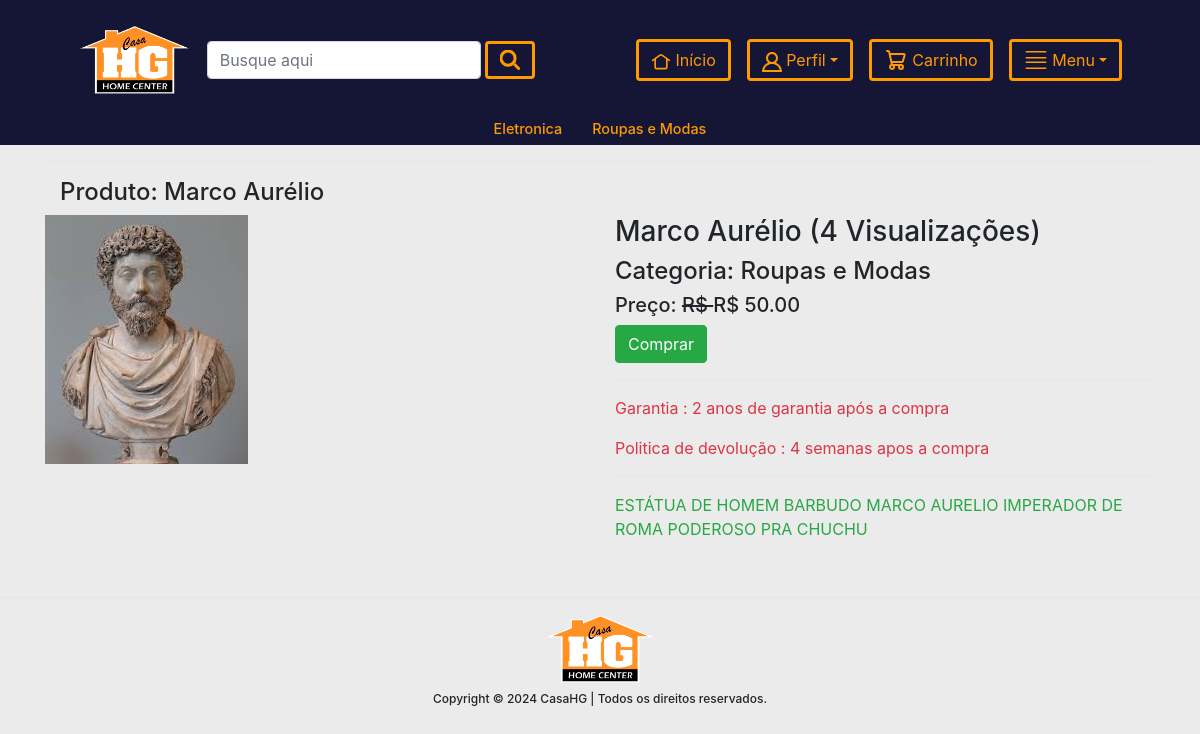
Page /produtos/Marco-Aurelio/ on the committed database.
### app/models.py (models this page shows, shortened)
class Empresa(models.Model):
    titulo = models.CharField(max_length=200)
    link = models.CharField(max_length=200,null=True,blank=True)
    image = models.ImageField(upload_to="empresas")

class Categoria(models.Model):
    titulo = models.CharField(max_length=200)
    slug = models.SlugField(unique=True)
    def __str__(self):
        return self.titulo

class Produto(models.Model):
    codigo = models.CharField(max_length=10) #codigo interno consistente com sistema
    descricao = models.CharField(max_length=200)
    codigo_GTIN = models.CharField(max_length=14) #se o produto não tiver codigo GTIN cadastrado, usar codigo interno
    preco_unitario_bruto = models.DecimalField(max_digits=10, decimal_places=2) #preço cheio, sem desconto
    desconto_dinheiro = models.DecimalField(max_digits=10, decimal_places=2) # em %, percentual de desconto para pagamento em dinheiro, aplicado no preco_unitario_bruto
    desconto_retira = models.DecimalField(max_digits=10,decimal_places=2)  # em %, percentual de desconto para compras para retirada no depósito, aplicado no preco_unitario_bruto
    unidade = models.CharField(max_length=30,default="un") #unidade em que o produto é comercializado
    fechamento_embalagem = models.DecimalField(max_digits=10, decimal_places=2, default=1.00)
    slug = models.SlugField(unique=True)
    Categoria = models.ForeignKey(Categoria,on_delete=models.CASCADE)
    image = models.ImageField(upload_to="produtos")
    titulo = models.CharField(max_length=200)
    venda = models.DecimalField(max_digits=10, decimal_places=2)
    garantia = models.CharField(max_length=300,null=True,blank=True)
    return_devolucao = models.CharField(max_length=300,null=True,blank=True)
    visualizacao = models.PositiveIntegerField(default=0)

### app/views.py (the view)
# urls.py: path("produtos/<slug:slug>/",ProdutosDetalheView.as_view(),name="produtodetalhe"),
class ProdutosDetalheView(LojaMixin, BaseContextMixin, TemplateView):
    template_name = "produtodetalhe.html"
    def get_context_data(self, **kwargs):
        context = super().get_context_data(**kwargs)
        url_slug = self.kwargs['slug']
        produto = Produto.objects.get(slug=url_slug)
        context['produto'] = produto
        produto.visualizacao += 1
        produto.save()
        return context

### app/context_processors.py (called while the page is built)
def add_empresa_to_context(request):
    return {'empresa': Empresa.objects.first(), 'debug_var': 'Debug Variable'}

### app/views.py (called while the page is built)
    def dispatch(self,request,*args,**kwargs):
        carro_id = request.session.get("carro_id")
        if carro_id:
            carro_obj = Carro.objects.get(id=carro_id)
            if request.user.is_authenticated and request.user.cliente:
                carro_obj.cliente = request.user.cliente
                carro_obj.save()
        return super().dispatch(request,*args,**kwargs)

    def get_context_data(self, **kwargs):
        context = super().get_context_data(**kwargs)
        context['todoscategorias'] = Categoria.objects.all()
        context['footer'] = Empresa.objects.all()
        return context

### templates/produtodetalhe.html (shortened to what this page needs)
{% extends 'base.html' %}
{% block content %}
<div class="container">
    <hr>
    <div class="container">
        <h4>Produto: {{produto.titulo}}</h4>
    </div>
    <div class="row">
        <div class="col-md-6">
            <img src = "{{produto.image.url}}" alt="" class="img-fluid">
        </div>
        <div class="col-md-6">
            <h3> {{produto.titulo}} ({{produto.visualizacao}} Visualizações)</h3>
            <h4>Categoria: {{produto.Categoria}} </h4>
            <h5>Preço: <strike>R$ {{produto.preco_mercado}}</strike> R$ {{produto.venda}}</h5>
            <a href="" class="btn btn-success">Comprar</a><hr>
            <p class="text-danger">Garantia : {{produto.garantia}}</p>
            <p class="text-danger">Politica de devolução : {{produto.return_devolucao}}</p><hr>
            <p class="text-success">{{produto.descricao}}</p>
        </div>
    </div>
</div>
{% endblock %}

### templates/base.html (shortened to what this page needs)
{% load humanize %}
{% load l10n %}
<!doctype html>
<html lang="en">
<head>
    <link rel="stylesheet" href="https://cdn.jsdelivr.net/npm/bootstrap@5.3.2/dist/css/bootstrap.min.css">
    {% load static %}
    <link rel="stylesheet" href="https://stackpath.bootstrapcdn.com/bootstrap/4.3.1/css/bootstrap.min.css">
    <link rel="stylesheet" type="text/css" href="{% static 'css/base.css' %}">
</head>
<body>
    <div class="form-custom-background container-fluid grande">
        <div class="form-custom-background">
            <div class="d-flex align-items-center text-center" style="height: 120px;">
                <div class="col d-flex align-items-center text-center" style="flex: 2;">
                    <a href="{% url 'lojaapp:home' %}" class="mt-3 mb-3 ml-5 me-3">
                            <img style="height:70px; object-fit:cover;" src="{{ empresa.image.url }}" alt="" class="img-fluid">
                    </a>
                    <form class="d-flex mt-3 mb-3" method="get" action="{% url 'lojaapp:pesquisar' %}" >
                        <input class="form-control custom-max-width-input mt-4 mb-4 me-1" type="search" placeholder="Busque aqui" name="query" value="{{ request.GET.query }}">
                        <button class="btn btn-custom font-weight-bold mt-4 mb-4" type="submit">
                            <svg width="20" height="20" xmlns="http://www.w3.org/2000/svg" viewBox="0 0 19.9 19.7" style="stroke-width: 3;"><g fill="none" stroke="currentColor"><path stroke-linecap="square" d="M18.5 18.3l-3.4-3.4"/><circle cx="8" cy="8" r="7"/></g></svg>
                        </button>
                    </form>
                </div>
                <div class="col d-flex align-items-center text-center justify-content-end" style="flex: 1;">
                    <form class="mt-3 mb-3 me-3">
                        <a class=" btn btn-custom mt-4 mb-4" href="{% url 'lojaapp:home' %}">
                            <div>
                            </div>
                            <div class="texto-menu" >
                                &nbsp;Início
                            </div>
                        </a>
                    </form>
                    {% if request.user.cliente %}
                        <form class="dropdown mt-3 mb-3 me-3">
                            <a class="dropdown-toggle btn btn-custom mt-4 mb-4" href="#" id="navbarDropdown2" role="button" data-toggle="dropdown" aria-haspopup="true" aria-expanded="false">
                                <div>
                                    <svg height="20px" width="20px" viewBox="0 0 20 20" version="1.1" xmlns="http://www.w3.org/2000/svg" xmlns:xlink="http://www.w3.org/1999/xlink" fill="#000000"><g id="SVGRepo_bgCarrier" stroke-width="0"></g><g id="SVGRepo_tra#fffffferCarrier" stroke-linecurrentcurrentcurrentcap="round" stroke-linejoin="round"></g><g id="SVGRepo_i#ffffffonCarrier"> <title>profile [#ffffff]</title> <descurrentcurrentcurrentc>Created with Sket#ffffffh.</descurrentcurrentcurrentc> <defs> </defs> <g id="Page-1" stroke="none" stroke-width="1" fill="none" fill-rule="evenodd"> <g id="Dribbble-Light-Preview" transform="translate(-380.000000, -2159.000000)" fill="currentColor"> <g id="i#ffffffons" transform="translate(56.000000, 160.000000)"> <path d="M334,2011 C337.785,2011 340.958,2013.214 341.784,2017 L326.216,2017 C327.042,2013.214 330.215,2011 334,2011 M330,2005 C330,2002.794 331.794,2001 334,2001 C336.206,2001 338,2002.794 338,2005 C338,2007.206 336.206,2009 334,2009 C331.794,2009 330,2007.206 330,2005 M337.758,2009.673 C339.124,2008.574 340,2006.89 340,2005 C340,2001.686 337.314,1999 334,1999 C330.686,1999 328,2001.686 328,2005 C328,2006.89 328.876,2008.574 330.242,2009.673 C326.583,2011.048 324,2014.445 324,2019 L344,2019 C344,2014.445 341.417,2011.048 337.758,2009.673" id="profile-[#ffffff]"> </path> </g> </g> </g> </g></svg>
                                </div>
                                <div class="texto-menu">
                                    &nbsp;{{ request.user.cliente.nome }}
                                </div>
                            </a>
                            <div class="dropdown-menu text-center" aria-labelledby="navbarDropdown2">
                                <a class="dropdown-item" href="{% url 'lojaapp:clienteperfil' %}">MEU PERFIL</a>
                                <div class="dropdown-divider"></div>
                                <a class="dropdown-item" href="{% url 'lojaapp:clientelogout' %}">LOGOUT</a>
                            </div>
                        </form>
                    {% else %}
                        <form class="dropdown mt-3 mb-3 me-3">
                            <a class="dropdown-toggle btn btn-custom mt-4 mb-4" href="#" id="navbarDropdown3" role="button" data-toggle="dropdown" aria-haspopup="true" aria-expanded="false">
                                <div>
                                </div>
                                <div class="texto-menu" >
                                    &nbsp;Perfil
                                </div>
                            </a>
                        </form>
                    {% endif %}
                    <form action="{% url 'lojaapp:meucarro' %}" method="get" class="mt-3 mb-3 me-3">
                        <button class="btn btn-custom mt-4 mb-4">
                            <div class="texto-menu" >
                                &nbsp;Carrinho
                            </div>
                        </button>
                    </form>
                    <form class="dropdown mt-3 mb-3 mr-5">
                        <a class="dropdown-toggle btn btn-custom mt-4 mb-4" href="#" id="navbarDropdown" role="button" data-toggle="dropdown" aria-haspopup="true" aria-expanded="false">
                            <div class="texto-menu" >&nbsp;Menu</div>
                        </a>
                    </form>
                </div>
            </div>
        </div>
    </div>
    {% include "barra_macro_grupos.html" %}
    {% block content %}
    {% endblock content %}
    <br>
    <hr>
    <footer class="container" style="background-color: transparent; box-shadow: none;">
        <div class="row justify-content-center">
            <div class="col-3" style="display:flex; justify-content: center;">
                {% for empresa in footer %}
                    <a href=""><img src="{{ empresa.image.url }}" style="height: 70px;"></a>
                {% endfor %}
            </div>
            <div class="col-12">
                <h1 class="my-2" style="align-items: center; justify-content: center; font-size: 12px; display:flex;">Copyright © 2024 CasaHG | Todos os direitos reservados.</h1>
            </div>
        </div>
    </footer>
</body>
</html>

### templates/barra_macro_grupos.html
<div class="form-custom-background d-flex" style="justify-content: center; align-items: center;">
    {% for c in todoscategorias %}
        <a href="{% url 'lojaapp:categoria' c.slug %}" style="color: inherit;">
            <div class="col texto-cor-secundaria">
                <h5 style="font-size:0.9rem;">{{c.titulo}}</h5>
            </div>
        </a>
    {% endfor %}
</div>

### static/css/base.css (style rules this page uses)
.custom-max-width-input { max-width: 300px; }
.btn-custom { background-color: #151635; color: #ff9900; border-color: #ff9900; border-width: 3px; display: flex; justify-content: space-between; align-items: center; }
.form-custom-background { background-color: #151635; }
.texto-cor-secundaria { color: #ff9900; transition: 0.3s ease-in-out; }
body { background-color: #EBEBEB; }

### rows in the picture
Empresa: image (picture)
Categoria: titulo "Eletronica"
Categoria: titulo "Roupas e Modas"
Produto: titulo "Marco Aurélio", image (picture), visualizacao "4", Categoria "Roupas e Modas", venda "50.00", garantia "2 anos de garantia após a compra", return_devolucao "4 semanas apos a compra", descricao "ESTÁTUA DE HOMEM BARBUDO MARCO AURELIO IMPERADOR DE ROMA PODEROSO PRA CHUCHU"
